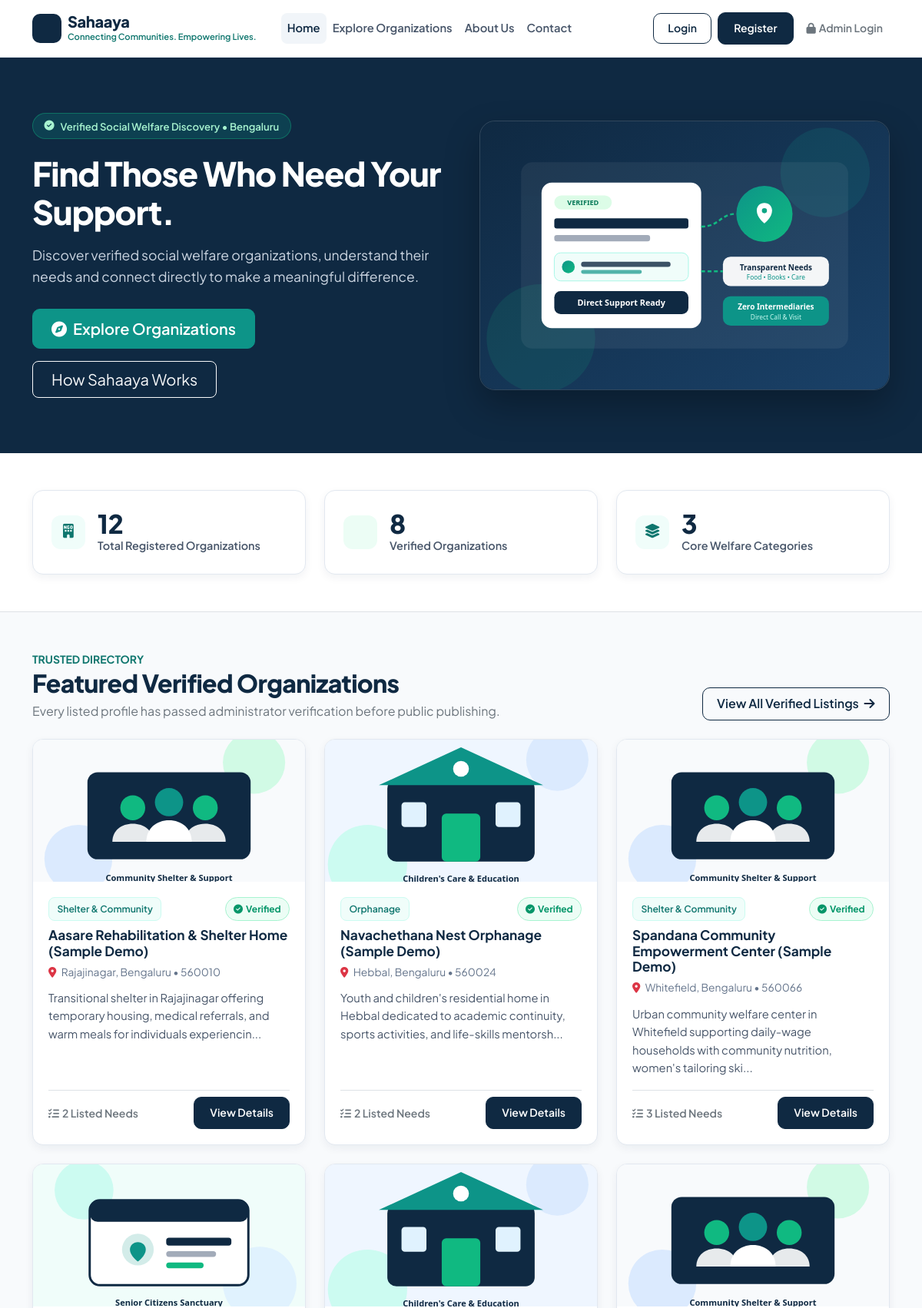
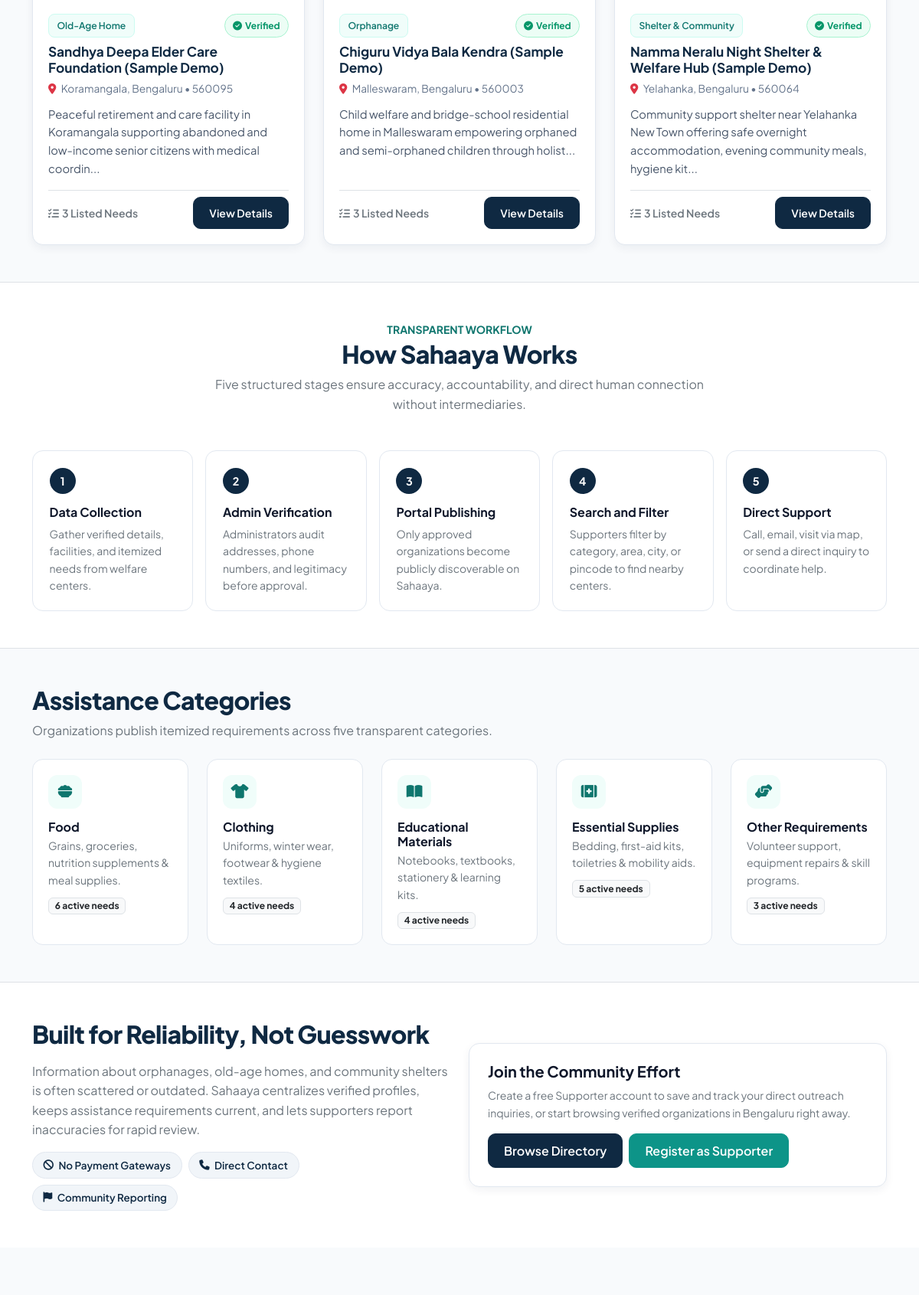
The page / (upper part) on the database its author committed (2 pictures, top to bottom).
### tables this page shows
CREATE TABLE organizations (
    id INTEGER PRIMARY KEY AUTOINCREMENT,
    organization_name TEXT NOT NULL,
    category TEXT NOT NULL
        CHECK(category IN ('Orphanage', 'Old-Age Home', 'Shelter & Community')),
    description TEXT NOT NULL,
    address TEXT NOT NULL,
    area TEXT NOT NULL,
    city TEXT NOT NULL,
    state TEXT NOT NULL,
    pincode TEXT NOT NULL,
    contact_number TEXT NOT NULL,
    email TEXT NOT NULL,
    facilities TEXT NOT NULL DEFAULT '',
    image_filename TEXT NOT NULL DEFAULT '',
    verification_status TEXT NOT NULL DEFAULT 'Pending'
        CHECK(verification_status IN ('Pending', 'Approved', 'Rejected', 'Needs Correction')),
    verification_notes TEXT NOT NULL DEFAULT '',
    verified_by INTEGER REFERENCES admins(id) ON DELETE SET NULL,
    verification_date TEXT,
    data_source TEXT NOT NULL DEFAULT 'Admin Entry',
    last_checked_date TEXT NOT NULL DEFAULT '',
    is_sample_data INTEGER NOT NULL DEFAULT 0 CHECK(is_sample_data IN (0, 1)),
    created_at TEXT NOT NULL DEFAULT (datetime('now')),
    updated_at TEXT NOT NULL DEFAULT (datetime('now'))
);

### app.py (the view)
    @app.route("/")
    def index():
        db = get_db()
        stats_row = db.execute(
            """
            SELECT
                COUNT(*) AS total_orgs,
                SUM(CASE WHEN verification_status = 'Approved' THEN 1 ELSE 0 END) AS verified_orgs,
                COUNT(DISTINCT CASE WHEN verification_status = 'Approved' THEN category END) AS active_categories
            FROM organizations
            """
        ).fetchone()
        req_stats_rows = db.execute(
            """
            SELECT ar.requirement_category, COUNT(*) AS cnt
            FROM assistance_requirements ar
            JOIN organizations o ON o.id = ar.organization_id
            WHERE o.verification_status = 'Approved'
            GROUP BY ar.requirement_category
            """
        ).fetchall()
        req_counts = {row["requirement_category"]: row["cnt"] for row in req_stats_rows}
        featured_orgs = db.execute(
            """
            SELECT o.*, COUNT(ar.id) AS req_count
            FROM organizations o
            LEFT JOIN assistance_requirements ar ON ar.organization_id = o.id
            WHERE o.verification_status = 'Approved'
            GROUP BY o.id
            ORDER BY o.verification_date DESC, o.id DESC
            LIMIT 6
            """
        ).fetchall()
        stats = {
            "total_orgs": stats_row["total_orgs"] or 0,
            "verified_orgs": stats_row["verified_orgs"] or 0,
            "category_count": len(app.config["ORGANIZATION_CATEGORIES"]),
            "active_categories": stats_row["active_categories"] or 0,
        }
        return render_template(
            "index.html",
            stats=stats,
            featured_orgs=featured_orgs,
            req_counts=req_counts,
        )

### database.py (called while the page is built)
def get_db_connection(db_path: Optional[str] = None) -> sqlite3.Connection:
    target_path = db_path or current_app.config["DATABASE_PATH"]
    parent_dir = os.path.dirname(os.path.abspath(target_path))
    if parent_dir:
        os.makedirs(parent_dir, exist_ok=True)
    conn = sqlite3.connect(target_path, timeout=15.0)
    conn.row_factory = sqlite3.Row
    conn.execute("PRAGMA foreign_keys = ON;")
    if target_path != ":memory:":
        conn.execute("PRAGMA journal_mode = WAL;")
    return conn

def get_db() -> sqlite3.Connection:
    if "db" not in g:
        g.db = get_db_connection()
    return g.db

### templates/index.html (shortened to what this page needs)
{% extends "base.html" %}
{% block content %}
<section class="hero-section">
    <div class="container">
        <div class="row align-items-center g-5">
            <div class="col-lg-6">
                <div class="hero-badge">
                    <i class="fa-solid fa-circle-check"></i>
                    <span>Verified Social Welfare Discovery &bull; Bengaluru</span>
                </div>
                <h1 class="hero-title">Find Those Who Need Your Support.</h1>
                <p class="hero-subtitle">
                    Discover verified social welfare organizations, understand their needs and connect directly to make a meaningful difference.
                </p>
                <div class="d-flex flex-wrap gap-3">
                    <a href="{{ url_for('explore') }}" class="btn btn-teal btn-lg px-4">
                        <i class="fa-solid fa-compass me-2"></i>Explore Organizations
                    </a>
                    <a href="{{ url_for('about') }}" class="btn btn-outline-light btn-lg px-4">
                        How Sahaaya Works
                    </a>
                </div>
            </div>
            <div class="col-lg-6">
                <img src="{{ url_for('static', filename='images/hero-community.svg') }}" alt="Sahaaya Community Connection Illustration" class="img-fluid hero-visual w-100">
            </div>
        </div>
    </div>
</section>
<section class="py-5 bg-white border-bottom">
    <div class="container">
        <div class="row g-4">
            <div class="col-md-4">
                <div class="stat-card d-flex align-items-center gap-3">
                    <div class="need-icon mb-0"><i class="fa-solid fa-building-ngo"></i></div>
                    <div>
                        <div class="stat-value">{{ stats.total_orgs }}</div>
                        <div class="stat-label">Total Registered Organizations</div>
                    </div>
                </div>
            </div>
            <div class="col-md-4">
                <div class="stat-card d-flex align-items-center gap-3">
                    <div class="need-icon mb-0" style="background-color: var(--emerald-50); color: var(--emerald-600);">
                    </div>
                    <div>
                        <div class="stat-value">{{ stats.verified_orgs }}</div>
                        <div class="stat-label">Verified Organizations</div>
                    </div>
                </div>
            </div>
            <div class="col-md-4">
                <div class="stat-card d-flex align-items-center gap-3">
                    <div class="need-icon mb-0"><i class="fa-solid fa-layer-group"></i></div>
                    <div>
                        <div class="stat-value">{{ stats.category_count }}</div>
                        <div class="stat-label">Core Welfare Categories</div>
                    </div>
                </div>
            </div>
        </div>
    </div>
</section>
<section class="py-5">
    <div class="container">
        <div class="d-flex flex-column flex-md-row justify-content-between align-items-md-end mb-4 gap-3">
            <div>
                <span class="text-uppercase fw-bold small text-teal-700" style="color: var(--teal-700);">Trusted Directory</span>
                <h2 class="section-heading mb-1">Featured Verified Organizations</h2>
                <p class="text-secondary mb-0">Every listed profile has passed administrator verification before public publishing.</p>
            </div>
            <a href="{{ url_for('explore') }}" class="btn btn-outline-navy">
                View All Verified Listings <i class="fa-solid fa-arrow-right ms-1"></i>
            </a>
        </div>
        {% if featured_orgs %}
            <div class="row g-4">
                {% for org in featured_orgs %}
                <div class="col-md-6 col-lg-4">
                    <article class="org-card">
                        <div class="org-card-img-wrap">
                            <img src="{{ url_for('static', filename='images/' + (org.image_filename or 'org-shelter.svg')) }}" alt="{{ org.organization_name }}" loading="lazy">
                        </div>
                        <div class="org-card-body">
                            <div class="d-flex flex-wrap justify-content-between align-items-center gap-2 mb-2">
                                <span class="badge-category">{{ org.category }}</span>
                                <span class="badge-verified"><i class="fa-solid fa-circle-check me-1"></i>Verified</span>
                            </div>
                            <h3 class="org-card-title">{{ org.organization_name }}</h3>
                            <div class="org-card-meta">
                                <i class="fa-solid fa-location-dot me-1 text-danger"></i>
                                {{ org.area }}, {{ org.city }} &bull; {{ org.pincode }}
                            </div>
                            <p class="org-card-desc">
                                {{ org.description[:125] }}{% if org.description|length > 125 %}...{% endif %}
                            </p>
                            <div class="d-flex justify-content-between align-items-center pt-2 border-top">
                                <span class="small fw-semibold text-secondary">
                                    <i class="fa-solid fa-list-check me-1"></i>{{ org.req_count }} Listed Needs
                                </span>
                                <a href="{{ url_for('organization_details', org_id=org.id) }}" class="btn btn-navy btn-sm">
                                    View Details
                                </a>
                            </div>
                        </div>
                    </article>
                </div>
                {% endfor %}
            </div>
        {% else %}
            <div class="surface-card p-5 text-center">
                <i class="fa-solid fa-folder-open fa-2x text-muted mb-3"></i>
                <h5>No Verified Organizations Available Yet</h5>
                <p class="text-secondary mb-0">Administrators can onboard and verify organizations from the Admin Portal.</p>
            </div>
        {% endif %}
    </div>
</section>
<section class="py-5 bg-white border-top border-bottom">
    <div class="container">
        <div class="text-center mb-5">
            <span class="text-uppercase fw-bold small" style="color: var(--teal-700);">Transparent Workflow</span>
            <h2 class="section-heading">How Sahaaya Works</h2>
            <p class="text-secondary mx-auto" style="max-width: 640px;">
                Five structured stages ensure accuracy, accountability, and direct human connection without intermediaries.
            </p>
        </div>
        <div class="row g-3 row-cols-1 row-cols-md-3 row-cols-lg-5">
            <div class="col">
                <div class="step-card">
                    <span class="step-number">1</span>
                    <h6 class="fw-bold text-navy">Data Collection</h6>
                    <p class="small text-secondary mb-0">Gather verified details, facilities, and itemized needs from welfare centers.</p>
                </div>
            </div>
            <div class="col">
                <div class="step-card">
                    <span class="step-number">2</span>
                    <h6 class="fw-bold text-navy">Admin Verification</h6>
                    <p class="small text-secondary mb-0">Administrators audit addresses, phone numbers, and legitimacy before approval.</p>
                </div>
            </div>
            <div class="col">
                <div class="step-card">
                    <span class="step-number">3</span>
                    <h6 class="fw-bold text-navy">Portal Publishing</h6>
                    <p class="small text-secondary mb-0">Only approved organizations become publicly discoverable on Sahaaya.</p>
                </div>
            </div>
            <div class="col">
                <div class="step-card">
                    <span class="step-number">4</span>
                    <h6 class="fw-bold text-navy">Search and Filter</h6>
                    <p class="small text-secondary mb-0">Supporters filter by category, area, city, or pincode to find nearby centers.</p>
                </div>
            </div>
            <div class="col">
                <div class="step-card">
                    <span class="step-number">5</span>
                    <h6 class="fw-bold text-navy">Direct Support</h6>
                    <p class="small text-secondary mb-0">Call, email, visit via map, or send a direct inquiry to coordinate help.</p>
                </div>
            </div>
        </div>
    </div>
</section>
<section class="py-5">
    <div class="container">
        <div class="mb-4">
            <h2 class="section-heading">Assistance Categories</h2>
            <p class="text-secondary">Organizations publish itemized requirements across five transparent categories.</p>
        </div>
        <div class="row g-4 row-cols-1 row-cols-sm-2 row-cols-lg-5">
            {% set cat_meta = [
                ('Food', 'fa-bowl-food', 'Grains, groceries, nutrition supplements & meal supplies.'),
                ('Clothing', 'fa-shirt', 'Uniforms, winter wear, footwear & hygiene textiles.'),
                ('Educational Materials', 'fa-book-open', 'Notebooks, textbooks, stationery & learning kits.'),
                ('Essential Supplies', 'fa-kit-medical', 'Bedding, first-aid kits, toiletries & mobility aids.'),
                ('Other', 'fa-hands-helping', 'Volunteer support, equipment repairs & skill programs.')
            ] %}
            {% for cat_name, icon, desc in cat_meta %}
            <div class="col">
                <div class="need-tile">
                    <div class="need-icon"><i class="fa-solid {{ icon }}"></i></div>
                    <h6 class="fw-bold mb-1">{{ 'Other Requirements' if cat_name == 'Other' else cat_name }}</h6>
                    <p class="small text-secondary mb-2">{{ desc }}</p>
                    <span class="badge bg-light text-dark border">{{ req_counts.get(cat_name, 0) }} active needs</span>
                </div>
            </div>
            {% endfor %}
        </div>
    </div>
</section>
<section class="py-5 bg-white border-top">
    <div class="container">
        <div class="row g-4 align-items-center">
            <div class="col-lg-6">
                <h2 class="section-heading mb-3">Built for Reliability, Not Guesswork</h2>
                <p class="text-secondary">
                    Information about orphanages, old-age homes, and community shelters is often scattered or outdated. Sahaaya centralizes verified profiles, keeps assistance requirements current, and lets supporters report inaccuracies for rapid review.
                </p>
                <div class="d-flex flex-wrap gap-2 mt-3">
                    <span class="facility-chip"><i class="fa-solid fa-ban text-teal-600"></i> No Payment Gateways</span>
                    <span class="facility-chip"><i class="fa-solid fa-phone text-teal-600"></i> Direct Contact</span>
                    <span class="facility-chip"><i class="fa-solid fa-flag text-teal-600"></i> Community Reporting</span>
                </div>
            </div>
            <div class="col-lg-6">
                <div class="surface-card p-4">
                    <h5 class="fw-bold mb-2">Join the Community Effort</h5>
                    <p class="text-secondary small mb-3">
                        Create a free Supporter account to save and track your direct outreach inquiries, or start browsing verified organizations in Bengaluru right away.
                    </p>
                    <div class="d-flex flex-wrap gap-2">
                        <a href="{{ url_for('explore') }}" class="btn btn-navy">Browse Directory</a>
                        <a href="{{ url_for('register') }}" class="btn btn-teal">Register as Supporter</a>
                    </div>
                </div>
            </div>
        </div>
    </div>
</section>
{% endblock %}

### rows shown on the page
organizations: image_filename (picture), category "Shelter & Community", organization_name "Aasare Rehabilitation & Shelter Home (Sample Demo)", area "Rajajinagar", city "Bengaluru", pincode "560010", description "Transitional shelter in Rajajinagar offering temporary housing, medical referrals, and warm meals for individuals experiencin", req_count "2"
organizations: image_filename (picture), category "Orphanage", organization_name "Navachethana Nest Orphanage (Sample Demo)", area "Hebbal", city "Bengaluru", pincode "560024", description "Youth and children's residential home in Hebbal dedicated to academic continuity, sports activities, and life-skills mentorsh", req_count "2"
organizations: image_filename (picture), category "Shelter & Community", organization_name "Spandana Community Empowerment Center (Sample Demo)", area "Whitefield", city "Bengaluru", pincode "560066", description "Urban community welfare center in Whitefield supporting daily-wage households with community nutrition, women's tailoring ski", req_count "3"
organizations: image_filename (picture), category "Old-Age Home", organization_name "Sandhya Deepa Elder Care Foundation (Sample Demo)", area "Koramangala", city "Bengaluru", pincode "560095", description "Peaceful retirement and care facility in Koramangala supporting abandoned and low-income senior citizens with medical coordin", req_count "3"
organizations: image_filename (picture), category "Orphanage", organization_name "Chiguru Vidya Bala Kendra (Sample Demo)", area "Malleswaram", city "Bengaluru", pincode "560003", description "Child welfare and bridge-school residential home in Malleswaram empowering orphaned and semi-orphaned children through holist", req_count "3"
organizations: image_filename (picture), category "Shelter & Community", organization_name "Namma Neralu Night Shelter & Welfare Hub (Sample Demo)", area "Yelahanka", city "Bengaluru", pincode "560064", description "Community support shelter near Yelahanka New Town offering safe overnight accommodation, evening community meals, hygiene kit", req_count "3"

### other values the page prints
{{ stats.total_orgs }} "12"
{{ stats.verified_orgs }} "8"
{{ stats.category_count }} "3"
{{ 'Other Requirements' if cat_name == 'Other' else cat_name }} "Food" "Clothing" "Educational Materials" "Essential Supplies" "Other Requirements"
{{ desc }} "Grains, groceries, nutrition supplements & meal supplies." "Uniforms, winter wear, footwear & hygiene textiles." "Notebooks, textbooks, stationery & learning kits." "Bedding, first-aid kits, toiletries & mobility aids." "Volunteer support, equipment repairs & skill programs."
{{ req_counts.get(cat_name, 0) }} "6" "4" "4" "5" "3"
